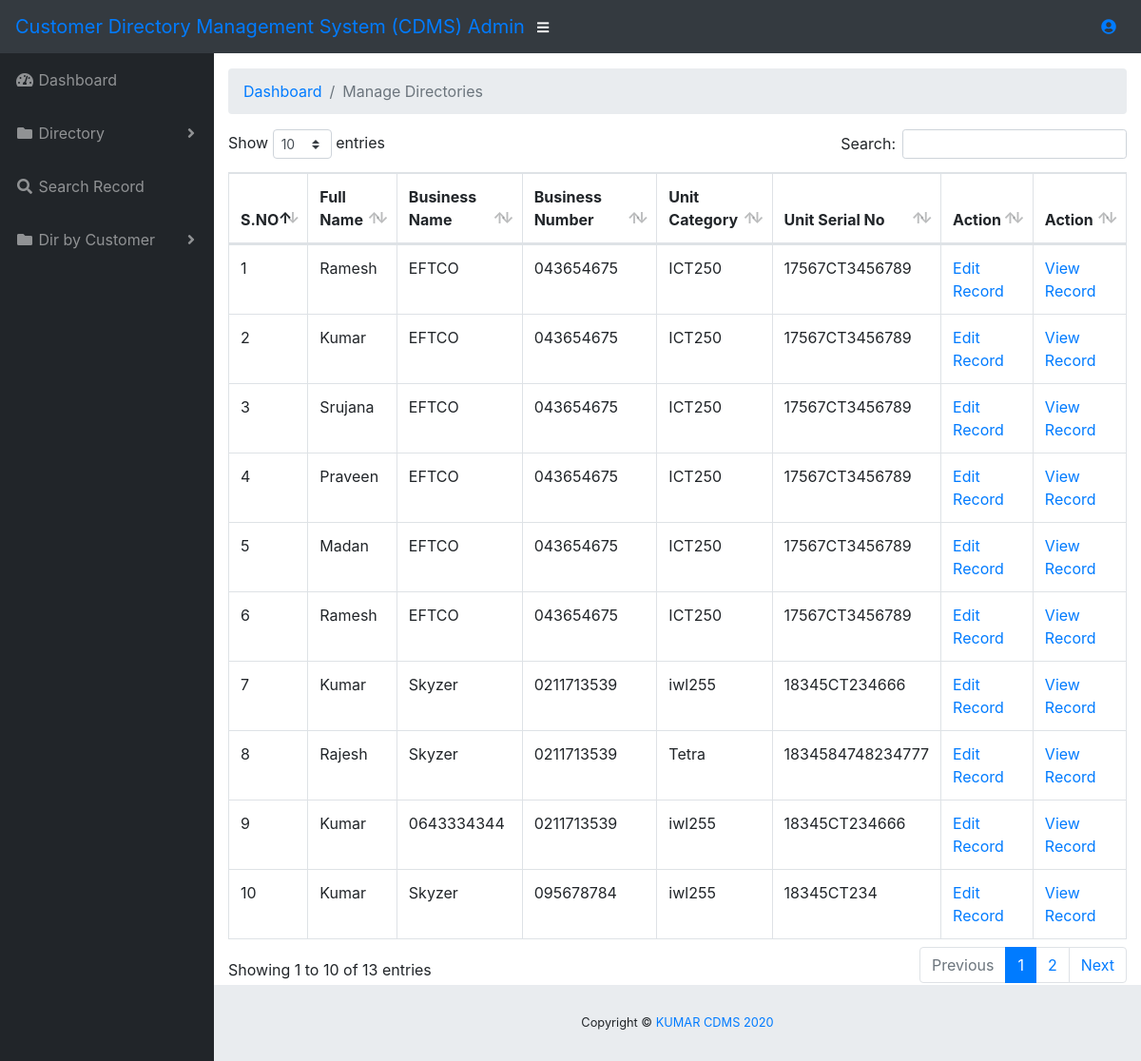
Screenshot of /admin/manage-directory.php (signed in) with the database file from the repository.
### tables this page shows
CREATE TABLE `tbldirectory` (
  `ID` int(10) NOT NULL,
  `FullName` varchar(120) DEFAULT NULL,
  `Profession` varchar(120) DEFAULT NULL,
  `Email` varchar(120) NOT NULL,
  `MobileNumber` bigint(11) DEFAULT NULL,
  `UnitSerialNo` varchar(120) DEFAULT NULL,
  `UnitCatagory` varchar(120) DEFAULT NULL,
  `Comments` varchar(255) DEFAULT NULL,
  `BusName` varchar(120) DEFAULT NULL,
  `BusPhNo` varchar(120) DEFAULT NULL,
  `Address` varchar(250) NOT NULL,
  `City` varchar(250) NOT NULL,
  `Status` varchar(120) NOT NULL,
  `CallRecorddate` timestamp NULL DEFAULT current_timestamp()
);

### admin/manage-directory.php (the view, shortened to what this page needs)
<?php
include('include/dbconnection.php');
if (strlen($_SESSION['pdaid']==0)) {
  header('location:logout.php');
  } else{
  ?>
<!DOCTYPE html>
<html lang="en">
<head>
  <link href="vendor/fontawesome-free/css/all.min.css" rel="stylesheet" type="text/css">
  <link href="vendor/datatables/dataTables.bootstrap4.css" rel="stylesheet">
  <link href="css/sb-admin.css" rel="stylesheet">
</head>
<body id="page-top">
<?php include('include/header.php');?>
  <div id="wrapper" >
    <?php include('include/sidebar.php');?>
    <div id="content-wrapper" >
      <div class="container-fluid">
        <ol class="breadcrumb">
          <li class="breadcrumb-item">
            <a href="#">Dashboard</a>
          </li>
          <li class="breadcrumb-item active">Manage Directories</li>
        </ol>
<table class="table table-bordered" id="dataTable" width="100%" cellspacing="0">
 <thead>
                <tr>
                  <th>S.NO</th>
                  <th>Full Name</th>
                 <th>Business Name</th>
                 <th>Business Number</th>
                  <th>Unit Category</th>
                  <th>Unit Serial No</th>
                  <th>Action</th>
                   <th>Action</th>
                </tr>
              </thead>
               <?php
$ret=mysqli_query($con,"select * from tbldirectory");
$cnt=1;
while ($row=mysqli_fetch_array($ret)) {
?>
                <tr>
                  <td><?php echo $cnt;?></td>
                 <td><?php  echo $row['FullName'];?></td>
                  <td><?php  echo $row['BusName'];?></td>
                  <td><?php  echo $row['BusPhNo'];?></td>
                  <td><?php  echo $row['UnitCatagory'];?></td>
                  <td><?php  echo $row['UnitSerialNo'];?></td>
                  <td><a href="edit-directory.php?editid=<?php echo $row['ID'];?>">Edit Record</a></td>
                   <td><a href="view-record.php?editid=<?php echo $row['ID'];?>"> View Record</a></td>
                </tr>
                <?php
$cnt=$cnt+1;
}?>
</table>
      </div>
      <?php include('include/footer.php');?>
    </div>
  </div>
</body>
</html>
<?php }  ?>

### rows the page displays
tbldirectory: FullName "Ramesh", BusName "EFTCO", BusPhNo "043654675", UnitCatagory "ICT250", UnitSerialNo "17567CT3456789"
tbldirectory: FullName "Kumar", BusName "EFTCO", BusPhNo "043654675", UnitCatagory "ICT250", UnitSerialNo "17567CT3456789"
tbldirectory: FullName "Srujana", BusName "EFTCO", BusPhNo "043654675", UnitCatagory "ICT250", UnitSerialNo "17567CT3456789"
tbldirectory: FullName "Praveen", BusName "EFTCO", BusPhNo "043654675", UnitCatagory "ICT250", UnitSerialNo "17567CT3456789"
tbldirectory: FullName "Madan", BusName "EFTCO", BusPhNo "043654675", UnitCatagory "ICT250", UnitSerialNo "17567CT3456789"
tbldirectory: FullName "Ramesh", BusName "EFTCO", BusPhNo "043654675", UnitCatagory "ICT250", UnitSerialNo "17567CT3456789"
tbldirectory: FullName "Kumar", BusName "Skyzer", BusPhNo "0211713539", UnitCatagory "iwl255", UnitSerialNo "18345CT234666"
tbldirectory: FullName "Rajesh", BusName "Skyzer", BusPhNo "0211713539", UnitCatagory "Tetra", UnitSerialNo "1834584748234777"
tbldirectory: FullName "Kumar", BusName "0643334344", BusPhNo "0211713539", UnitCatagory "iwl255", UnitSerialNo "18345CT234666"
tbldirectory: FullName "Kumar", BusName "Skyzer", BusPhNo "095678784", UnitCatagory "iwl255", UnitSerialNo "18345CT234"
